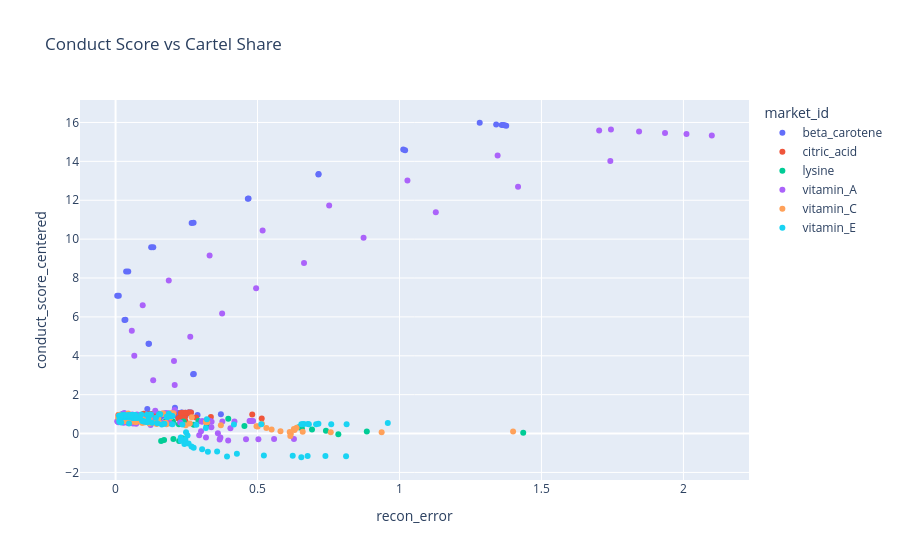

Notebook code cell kept with this figure:
### Code cell
fig = px.scatter(
    df,
    x="recon_error",
    y="conduct_score_centered",
    color="market_id",
    title="Conduct Score vs Cartel Share"
)


fig.show()
